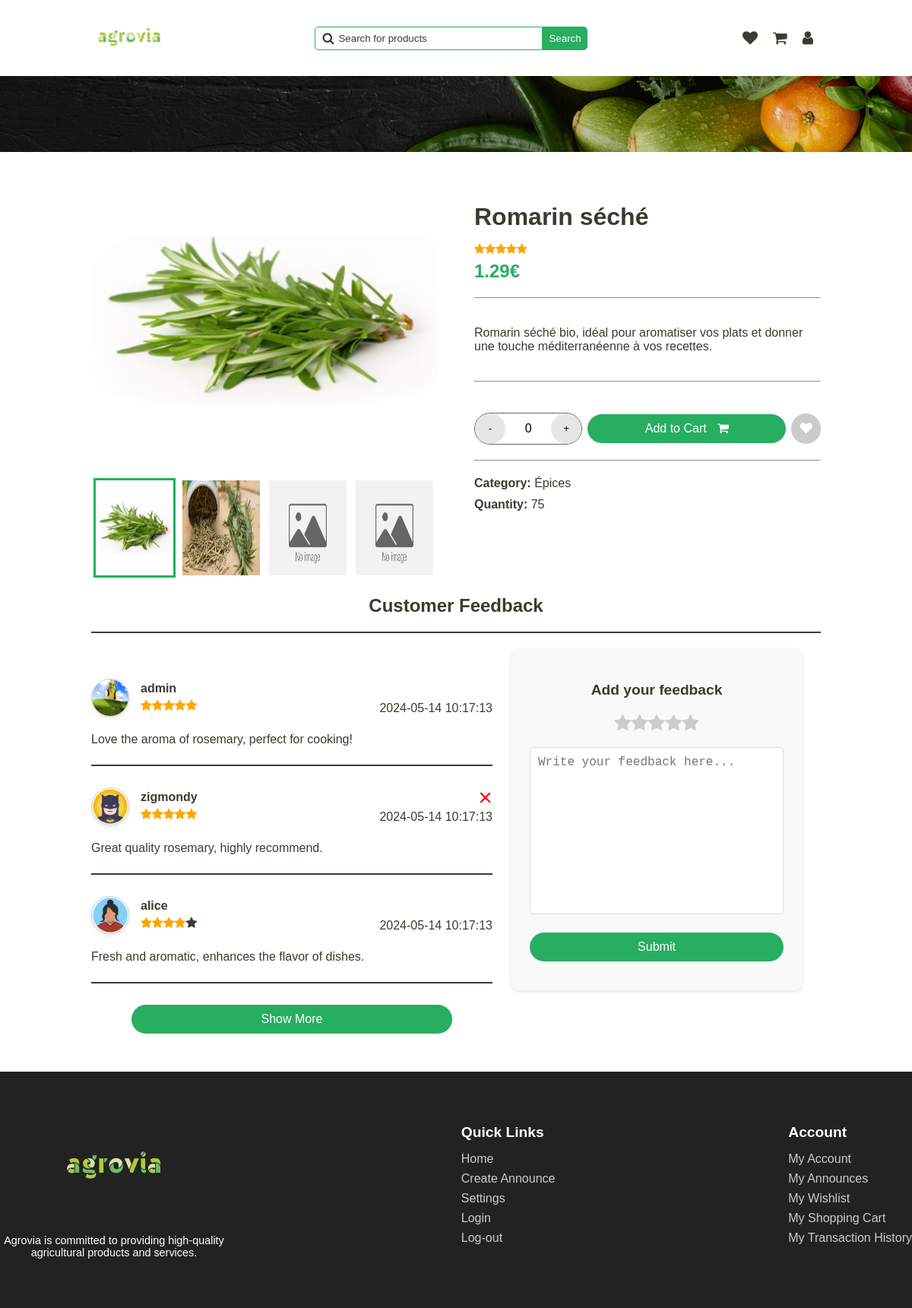
The app's page /pages/announce-view.php?id=3 (signed in), older data.
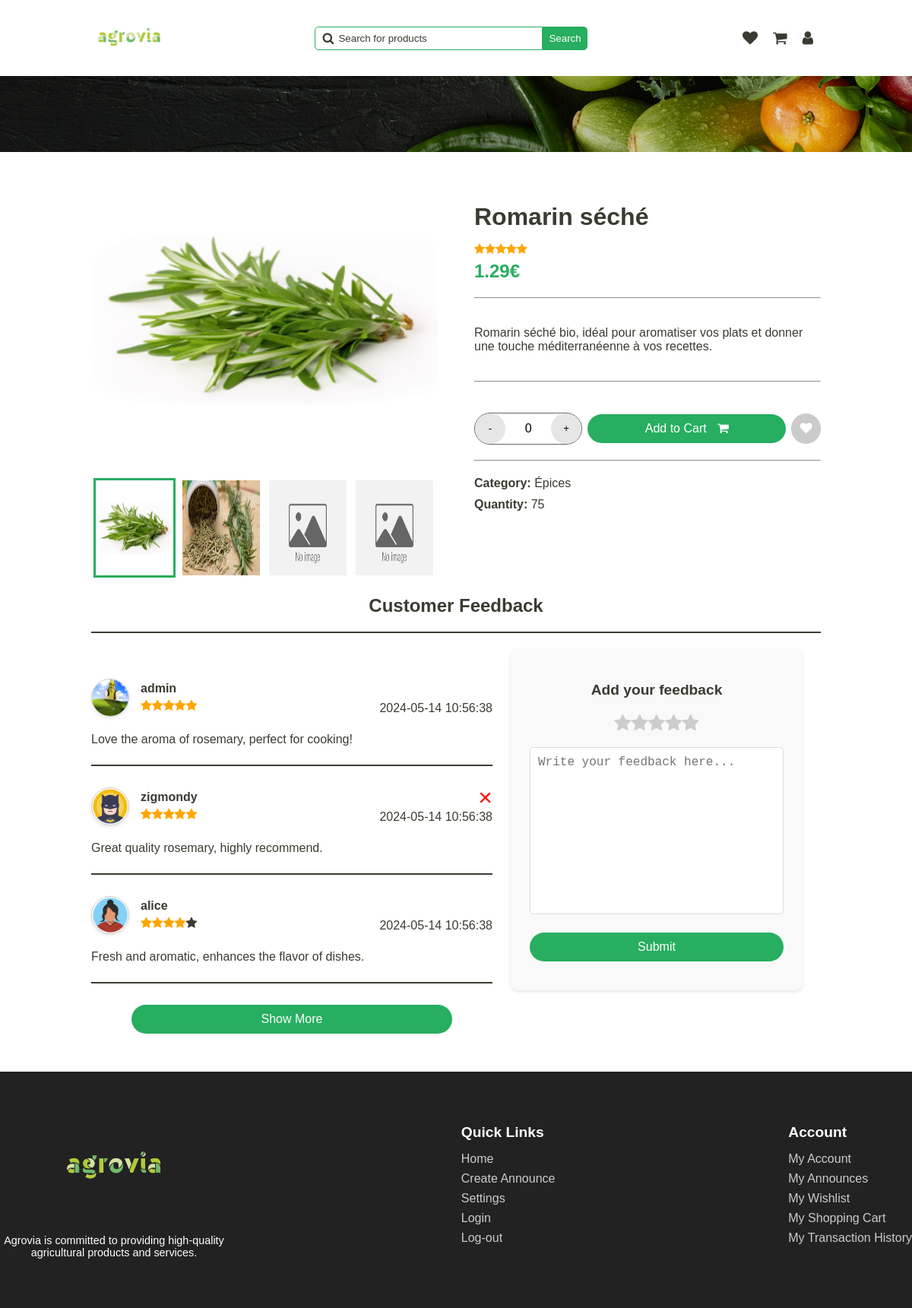
The same page, newer data.
### tables this page shows
CREATE TABLE AnnounceComment (
  id INTEGER PRIMARY KEY,
  announce_id INTEGER,
  user_id INTEGER,
  comment TEXT,
  rating INTEGER,
  date TIMESTAMP DEFAULT CURRENT_TIMESTAMP,
  FOREIGN KEY (announce_id) REFERENCES Announce(id) ON DELETE CASCADE,
  FOREIGN KEY (user_id) REFERENCES User(id)
);

CREATE TABLE User (
  id INTEGER PRIMARY KEY,
  firstname TEXT,
  lastname TEXT,
  email TEXT,
  username TEXT,
  icon TEXT,
  phone_number TEXT,
  password TEXT,
  is_admin INTEGER
);

### php/user.php (called while the page is built, shortened)
<?php
require '../php/pdo.php';
function get_user_by_id($id_user)
{
    global $pdo;
    try {
        $query = "SELECT * FROM User WHERE id = :id_user";
        $stmt = $pdo->prepare($query);
        $stmt->bindParam(':id_user', $id_user);
        $stmt->execute();
        $user = $stmt->fetch(PDO::FETCH_ASSOC);
        return $user;
    } catch (PDOException $e) {
        echo $e->getMessage();
    }
}

### php/feedback.php (the view, shortened to what this page needs)
<?php
require "../php/pdo.php";
require "../php/user.php";
function get_feedback_by_announce_id($id_announce)
{
    global $pdo;
    $query = "SELECT * FROM AnnounceComment WHERE announce_id = :id_announce";
    $stmt = $pdo->prepare($query);
    $stmt->bindParam(':id_announce', $id_announce);
    $stmt->execute();
    $feedback = $stmt->fetchAll(PDO::FETCH_ASSOC);
    return $feedback;
}
function display_feedback($feedback)
{
    usort($feedback, function ($a, $b) {
        return strtotime($b['date']) - strtotime($a['date']);
    });
    foreach ($feedback as $comment) {
        $user = get_user_by_id($comment['user_id']);
        echo '<div class="feedback-item" id="feedback-' . $comment['id'] . '">';
        echo '<div class="user-infos">';
        echo '<img src="' . $user['icon'] . '" alt="' . $user['username'] . '">';
        echo '<div class="user-details">';
        echo '<div class="name">' . $user['username'] . '</div>';
        echo '<div class="rating">' . generate_star($comment['rating']) . '</div>';
        echo '</div>';
        echo '</div>';
        echo '<div class="message">';
        echo '<p>' . $comment['comment'] . '</p>';
        echo '</div>';
        if ($comment['user_id'] == $_SESSION['user_id'] || $_SESSION['is_admin']) {
            echo '<div class="delete-feedback" onclick="delete_feedback(' . $comment['id'] . ')">&times;</div>';
        }
        echo '<div class="date">';
        echo '<span>' . $comment['date'] . '</span>';
        echo '</div>';
        echo '<hr>';
        echo '</div>';
    }
}

### php/announce.php (shortened to what this page needs)
<?php
require '../php/pdo.php';
function generate_star($rating)
{
    $stars = "";
    for ($i = 0; $i < 5; $i++) {
        if ($i < $rating) {
            $stars .= "<i class='fa fa-star checked'></i>";
        } else {
            $stars .= "<i class='fa fa-star'></i>";
        }
    }
    return $stars;
}
function get_announce_by_id($id)
{
    global $pdo;
    $query = "SELECT * FROM Announce WHERE id = :id";
    $stmt = $pdo->prepare($query);
    $stmt->bindParam(':id', $id);
    $stmt->execute();
    $announce = $stmt->fetch(PDO::FETCH_ASSOC);
    return $announce;
}
function get_announce_images_by_id($id)
{
    global $pdo;
    $stmt = $pdo->prepare("SELECT image FROM AnnounceImage WHERE announce_id = ?");
    $stmt->bindParam(1, $id);
    $stmt->execute();
    $result = $stmt->fetchAll(PDO::FETCH_ASSOC);
    $images = array_column($result, 'image');
    return $images;
}
function display_gallery($announce_id)
{
    $images = get_announce_images_by_id($announce_id);
    for ($i = 0; $i < 4; $i++) {
        $image_path = $images[$i];
        echo '<div class="gallery-item">';
        if ($image_path == '') {
            $image_path = "../public/no-image-available.jpg";
        }
        echo '<img class="gallery-img" src="' . $image_path . '" alt="" />';
        echo '<label for="img-' . ($i + 1) . '" class="gallery-thumb"><img src="' . $image_path . '" alt="" /></label>';
        echo '</div>';
    }
}
?>

Row changes from the older to the newer data that the page shows:
changed announcecomment "Love the aroma of rosemary, perfect for cooking!": date "2024-05-14 10:17:13" → "2024-05-14 10:56:38"
changed announcecomment "Great quality rosemary, highly recommend.": date "2024-05-14 10:17:13" → "2024-05-14 10:56:38"
changed announcecomment "Fresh and aromatic, enhances the flavor of dishes.": date "2024-05-14 10:17:13" → "2024-05-14 10:56:38"
